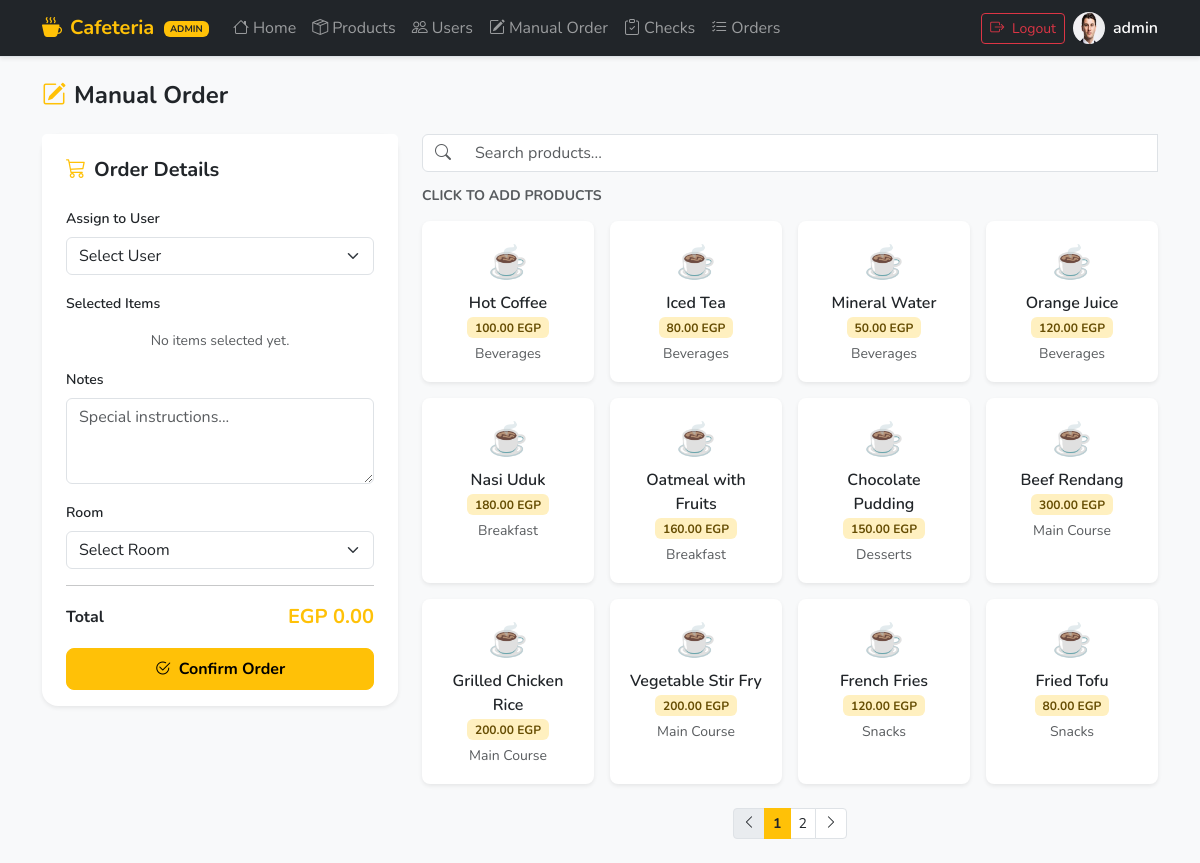
The app's page /public/admin/manual-order (signed in) with its own data.
### tables this page shows
CREATE TABLE IF NOT EXISTS products (
    id INT AUTO_INCREMENT PRIMARY KEY,
    category_id INT,
    name VARCHAR(150),
    price DECIMAL(10,2),
    image VARCHAR(255),
    status ENUM('available','unavailable') DEFAULT 'available',
    created_at TIMESTAMP NULL,
    updated_at TIMESTAMP NULL,
    FOREIGN KEY (category_id) REFERENCES categories(id)
);

CREATE TABLE IF NOT EXISTS categories (
    id INT AUTO_INCREMENT PRIMARY KEY,
    name VARCHAR(100),
    created_at TIMESTAMP NULL,
    updated_at TIMESTAMP NULL
);

### core/Controller.php (called while the page is built, shortened)
<?php
class Controller
{
    public function view($path, $data = [])
    {
        extract($data);
        $viewFile = dirname(__DIR__) . "/views/$path.php";
        require $viewFile;
    }
}

### app/Controllers/Admin/OrderController.php (called while the page is built, shortened)
<?php
class OrderController extends Controller
{
    private function db(): PDO
    {
        return Database::getInstance()->getConnection();
    }
public function manualForm(): void
{
    $pdo = $this->db();
    $products = $pdo->query("
    SELECT  p.id, p.name, p.price, p.image,
            c.name AS category_name
    FROM    products p
    LEFT JOIN categories c ON c.id = p.category_id
    WHERE   p.status = 'available'
    ORDER BY c.name ASC, p.name ASC
")->fetchAll(PDO::FETCH_ASSOC);
$this->view('admin/manual_order', compact('users', 'products', 'rooms'));
}
}

### core/Router.php (called while the page is built, shortened)
<?php
class Router
{
    private static $routes = [];
    public static function get($uri, $action, $middlewares = [])
    {
        self::$routes['GET'][$uri] = [
            'action' => $action,
            'middlewares' => $middlewares
        ];
    }
    public static function post($uri, $action, $middlewares = [])
    {
        self::$routes['POST'][$uri] = [
            'action' => $action,
            'middlewares' => $middlewares
        ];
    }
    public static function resolve($uri, $method)
{
    $route = self::$routes[$method][$uri] ?? null;
    $params = [];
    $action = $route['action'];
    [$controller, $method] = $action;
    $controller = new $controller();
    $controller->$method(...$params);
}
}

### public/index.php (called while the page is built, shortened)
<?php
$uri = parse_url($_SERVER['REQUEST_URI'], PHP_URL_PATH);
$uri = preg_replace('#^.*?/public(?:/index\.php)?#', '', $uri);
$method = $_SERVER['REQUEST_METHOD'];
Router::resolve($uri, $method);

### views/admin/manual_order.php (the view, shortened to what this page needs)
<?php include __DIR__ . '/../layouts/head.php'; ?>
<?php include __DIR__ . '/../layouts/navbar_admin.php'; ?>
<div class="container py-4">
  <h4 class="fw-bold mb-4"><i class="bi bi-pencil-square me-2 text-warning"></i>Manual Order</h4>
  <div class="row g-4">
    <div class="col-lg-4">
      <div class="card border-0 shadow-sm rounded-4 sticky-top" style="top:20px;">
        <div class="card-header bg-white border-0 pt-4 px-4">
          <h5 class="fw-bold mb-0"><i class="bi bi-cart3 me-2 text-warning"></i>Order Details</h5>
        </div>
        <div class="card-body px-4">
          <form method="POST" action="<?= BASE_URL ?>/admin/place-order" id="manualOrderForm">
            <div class="mb-3">
              <label class="form-label fw-semibold small">Assign to User</label>
              <select name="user_id" class="form-select" required>
                <option value="">Select User</option>
              </select>
            </div>
            <div class="mb-3">
              <label class="form-label fw-semibold small">Selected Items</label>
              <div id="selectedItems" class="mb-2">
                <p class="text-muted small text-center mt-2">No items selected yet.</p>
              </div>
            </div>
            <div class="mb-3">
              <label class="form-label fw-semibold small">Notes</label>
              <textarea name="notes" class="form-control" rows="3" placeholder="Special instructions..."></textarea>
            </div>
            <div class="mb-3">
              <label class="form-label fw-semibold small">Room</label>
              <select name="room_id" class="form-select" required>
                <option value="">Select Room</option>
              </select>
            </div>
            <hr>
            <div class="d-flex justify-content-between align-items-center mb-3">
              <span class="fw-bold">Total</span>
              <span class="fw-bold fs-5 text-warning" id="totalPrice">EGP 0.00</span>
            </div>
            <button type="submit" class="btn btn-warning w-100 fw-bold py-2 rounded-3">
              <i class="bi bi-check2-circle me-2"></i>Confirm Order
            </button>
          </form>
        </div>
      </div>
    </div>
    <div class="col-lg-8">
      <div class="mb-3">
        <div class="input-group">
          <span class="input-group-text bg-white"><i class="bi bi-search text-muted"></i></span>
          <input type="text" id="searchInput" class="form-control border-start-0"
                 placeholder="Search products...">
        </div>
      </div>
      <h6 class="fw-bold text-muted text-uppercase mb-3 small">Click to add products</h6>
      <div class="row g-3" id="productsGrid">
        <?php if (empty($products)): ?>
          <div class="col-12 text-center text-muted py-5">
            <i class="bi bi-box fs-1 d-block mb-2"></i>
            No products available.
          </div>
        <?php else: ?>
          <?php foreach($products as $product): ?>
          <div class="col-6 col-md-4 col-xl-3 product-col">
            <div class="card border-2 border-transparent shadow-sm text-center rounded-3 h-100 product-card"
                 data-product-id="<?= $product['id'] ?>"
                 data-product-name="<?= htmlspecialchars($product['name']) ?>"
                 data-product-price="<?= $product['price'] ?>"
                 onclick="toggleProduct(this)">
              <div class="card-body p-3">
                <div class="fs-2 mb-1">☕</div>
                <div class="fw-semibold"><?= htmlspecialchars($product['name']) ?></div>
                <span class="badge bg-warning bg-opacity-25 text-warning-emphasis">
                  <?= number_format($product['price'], 2) ?> EGP
                </span>
                <?php if ($product['category_name']): ?>
                  <div class="text-muted small mt-1"><?= htmlspecialchars($product['category_name']) ?></div>
                <?php endif; ?>
              </div>
            </div>
          </div>
          <?php endforeach; ?>
        <?php endif; ?>
      </div>
      <div class="d-flex justify-content-center mt-4" id="paginationContainer"></div>
    </div>
  </div>
</div>
</body>
</html>

### views/layouts/head.php (style rules this page uses)
body { font-family: 'Nunito', sans-serif; background-color: #f8f9fa; }
.product-card { cursor: pointer; transition: transform 0.15s, box-shadow 0.15s; border: 2px solid transparent !important; }

### records on screen
products: name "Hot Coffee", price "100.00", category.name "Beverages"
products: name "Iced Tea", price "80.00", category.name "Beverages"
products: name "Mineral Water", price "50.00", category.name "Beverages"
products: name "Orange Juice", price "120.00", category.name "Beverages"
products: name "Nasi Uduk", price "180.00", category.name "Breakfast"
products: name "Oatmeal with Fruits", price "160.00", category.name "Breakfast"
products: name "Chocolate Pudding", price "150.00", category.name "Desserts"
products: name "Beef Rendang", price "300.00", category.name "Main Course"
products: name "Grilled Chicken Rice", price "200.00", category.name "Main Course"
products: name "Vegetable Stir Fry", price "200.00", category.name "Main Course"
products: name "French Fries", price "120.00", category.name "Snacks"
products: name "Fried Tofu", price "80.00", category.name "Snacks"

### other values on screen
$authUser['name'] "admin"
